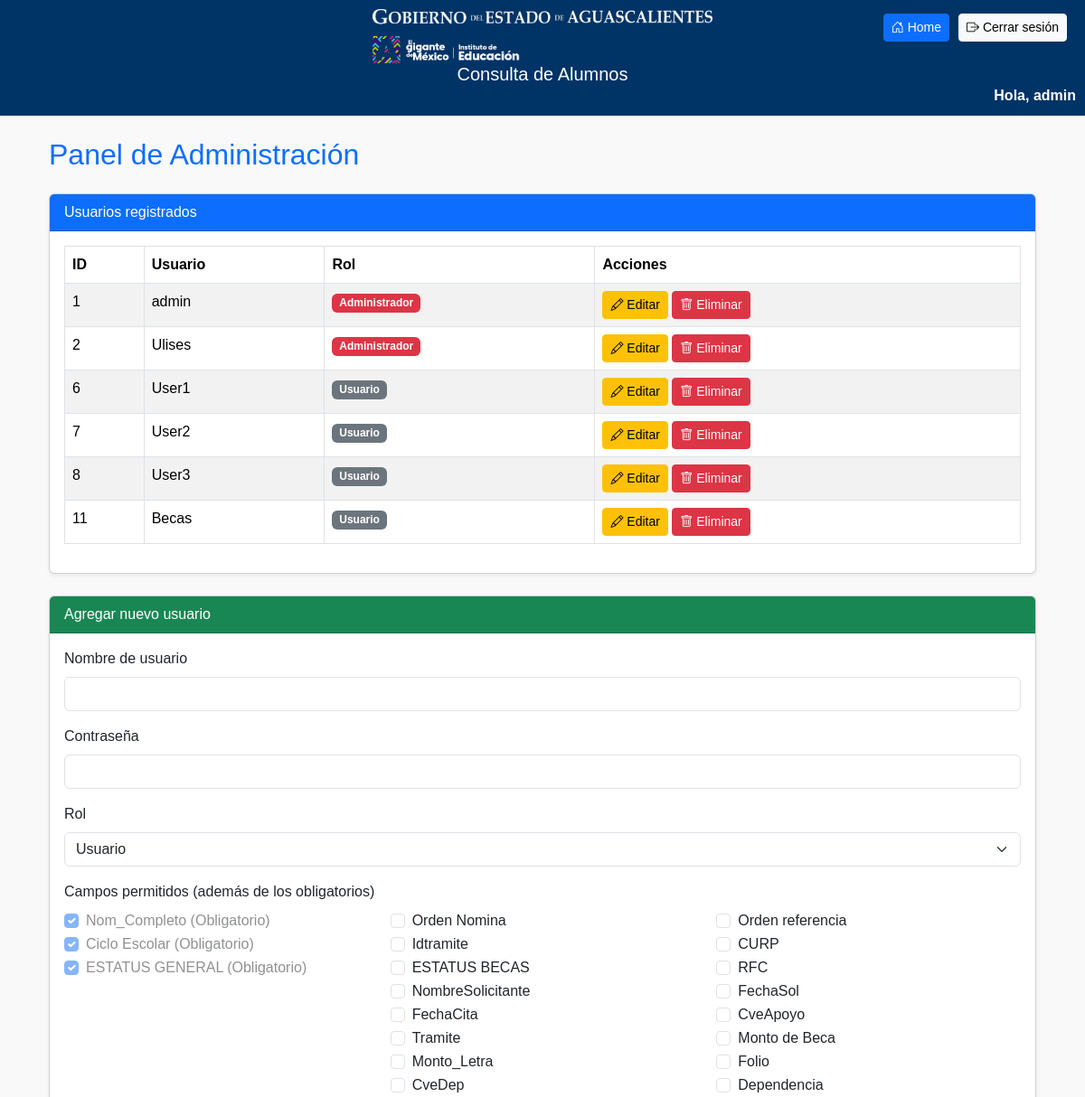
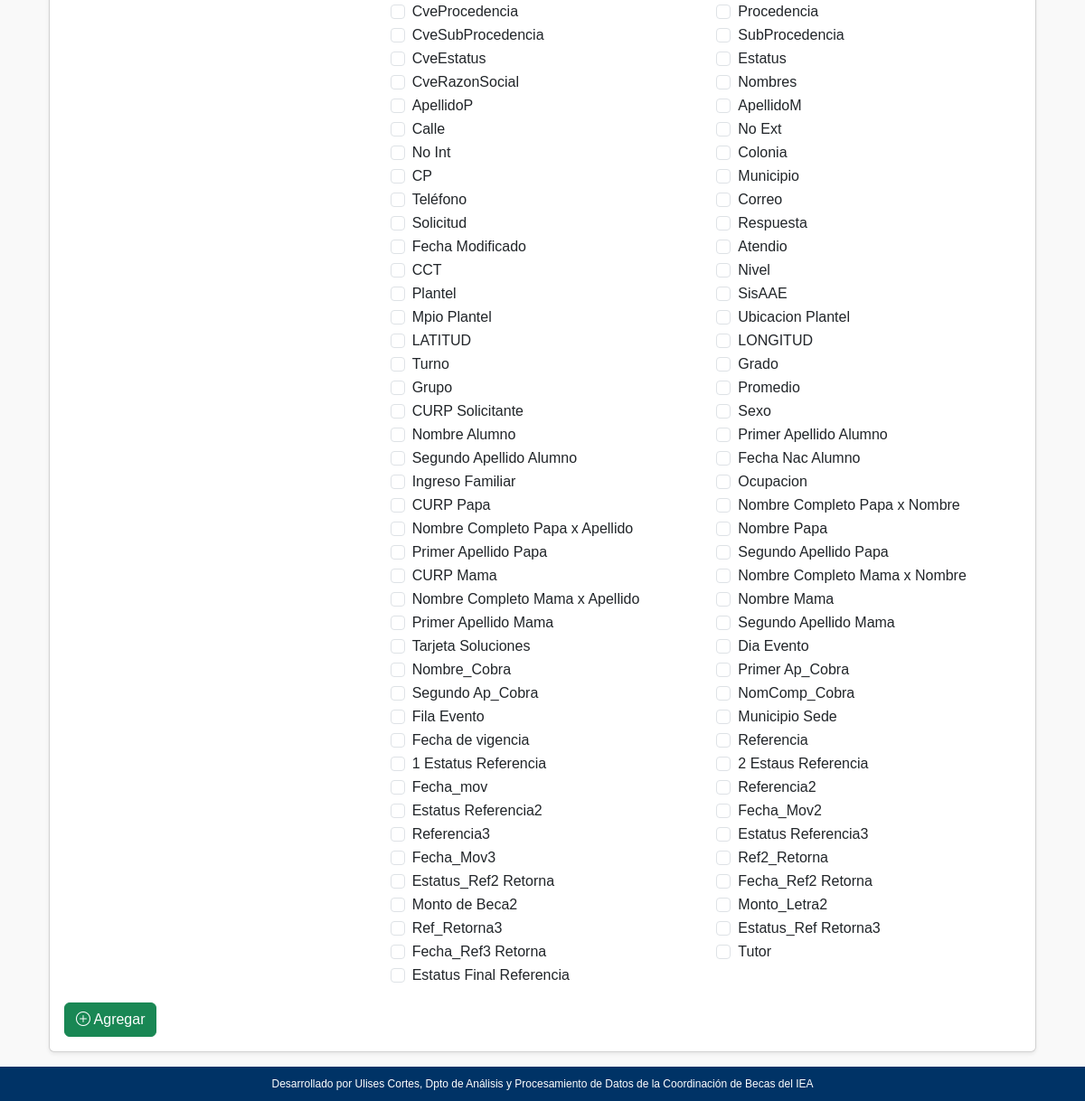
Page /admin (signed in) on the committed database (2 pictures, top to bottom).
### tables this page shows
CREATE TABLE usuarios (
            id INTEGER PRIMARY KEY AUTOINCREMENT,
            usuario TEXT NOT NULL UNIQUE,
            password TEXT NOT NULL,
            rol TEXT NOT NULL
        , campos_permitidos TEXT);

### app.py (the view)
@app.route("/admin")
@admin_required
def admin_panel():
    conn = get_db_connection()
    usuarios = conn.execute("SELECT * FROM usuarios").fetchall()
    conn.close()
    return render_template("admin.html", usuarios=usuarios)

### app.py (called while the page is built)
def get_db_connection():
    conn = sqlite3.connect("usuarios.db")
    conn.row_factory = sqlite3.Row
    return conn

def admin_required(f):
    @wraps(f)
    def decorated_function(*args, **kwargs):
        rol_sesion = session.get("rol", "").strip().lower()
        if "usuario" not in session or rol_sesion != "admin":
            flash("Acceso no autorizado. Solo administradores.", "danger")
            return redirect(url_for("home"))
        return f(*args, **kwargs)
    return decorated_function

### templates/admin.html (shortened to what this page needs)
{% extends "base.html" %}
{% block content %}
<div class="container mt-4">
    <h2 class="text-primary mb-4">Panel de Administración</h2>
    <div class="card shadow-sm mb-4">
        <div class="card-header bg-primary text-white">
            Usuarios registrados
        </div>
        <div class="card-body">
            <table class="table table-bordered table-striped">
                <thead>
                    <tr>
                        <th>ID</th>
                        <th>Usuario</th>
                        <th>Rol</th>
                        <th>Acciones</th>
                    </tr>
                </thead>
                <tbody>
                    {% for usuario in usuarios %}
                    <tr>
                        <td>{{ usuario['id'] }}</td>
                        <td>{{ usuario['usuario'] }}</td>
                        <td>
                            {% if usuario['rol'] == 'admin' %}
                                <span class="badge bg-danger">Administrador</span>
                            {% else %}
                                <span class="badge bg-secondary">Usuario</span>
                            {% endif %}
                        </td>
                        <td>
                            <a href="{{ url_for('editar_usuario', id=usuario['id']) }}" class="btn btn-sm btn-warning">
                                <i class="bi bi-pencil"></i> Editar
                            </a>
                            <a href="{{ url_for('eliminar_usuario', id=usuario['id']) }}" class="btn btn-sm btn-danger" onclick="return confirm('¿Seguro que deseas eliminar este usuario?')">
                                <i class="bi bi-trash"></i> Eliminar
                            </a>
                        </td>
                    </tr>
                    {% endfor %}
                </tbody>
            </table>
        </div>
    </div>
    <div class="card shadow-sm">
        <div class="card-header bg-success text-white">
            Agregar nuevo usuario
        </div>
        <div class="card-body">
            <form method="POST" action="{{ url_for('agregar_usuario') }}">
                <div class="mb-3">
                    <label for="usuario" class="form-label">Nombre de usuario</label>
                    <input type="text" class="form-control" name="usuario" id="usuario" required>
                </div>
                <div class="mb-3">
                    <label for="password" class="form-label">Contraseña</label>
                    <input type="password" class="form-control" name="password" id="password" required>
                </div>
                <div class="mb-3">
                    <label for="rol" class="form-label">Rol</label>
                    <select name="rol" id="rol" class="form-select">
                        <option value="usuario">Usuario</option>
                    </select>
                </div>
                <div class="mb-3">
                    <label class="form-label">Campos permitidos (además de los obligatorios)</label>
                    <div class="row">
                        <div class="col-md-4">
                            <div class="form-check">
                                <input class="form-check-input" type="checkbox" checked disabled>
                                <label class="form-check-label">Nom_Completo (Obligatorio)</label>
                            </div>
                            <div class="form-check">
                                <input class="form-check-input" type="checkbox" checked disabled>
                                <label class="form-check-label">Ciclo Escolar (Obligatorio)</label>
                            </div>
                            <div class="form-check">
                                <input class="form-check-input" type="checkbox" checked disabled>
                                <label class="form-check-label">ESTATUS GENERAL (Obligatorio)</label>
                            </div>
                        </div>
                        <div class="col-md-8">
                            <div class="row">
                                {% for campo in campos %}
                                <div class="col-md-6">
                                    <div class="form-check">
                                        <input class="form-check-input" type="checkbox" name="campos_permitidos" value="{{ campo }}">
                                        <label class="form-check-label">{{ campo }}</label>
                                    </div>
                                </div>
                                {% endfor %}
                            </div>
                        </div>
                    </div>
                </div>
                <button type="submit" class="btn btn-success">
                    <i class="bi bi-plus-circle"></i> Agregar
                </button>
            </form>
        </div>
    </div>
    <div class="mt-3">
        <a href="{{ url_for('home') }}" class="btn btn-secondary">
        </a>
    </div>
</div>
<link rel="stylesheet" href="https://cdn.jsdelivr.net/npm/bootstrap-icons@1.11.0/font/bootstrap-icons.css">
{% endblock %}

### templates/base.html (shortened to what this page needs)
<!DOCTYPE html>
<html lang="es">
<head>
    <link rel="stylesheet" href="https://cdn.jsdelivr.net/npm/bootstrap@5.3.2/dist/css/bootstrap.min.css">
</head>
<body>
    <div class="header">
        <img src="{{ url_for('static', filename='logo_iea.png') }}" alt="IEA">
        <h1>{% block header %}Consulta de Alumnos{% endblock %}</h1>
        {% if session.get("usuario") %}
<div class="header-buttons">
    <a href="{{ url_for('home') }}" class="btn btn-sm btn-primary">
        <i class="bi bi-house-door"></i> Home
    </a>
    <a href="{{ url_for('logout') }}" class="btn btn-sm btn-light">
        <i class="bi bi-box-arrow-right"></i> Cerrar sesión
    </a>
</div>
<div class="text-end text-white fw-bold" style="font-size:1.0rem; margin-top:0px; margin-right:0;">
    Hola, {{ session.get("usuario") }}
</div>
{% endif %}
    </div>
    <div class="container mt-4">
        {% block content %}{% endblock %}
    </div>
    <footer>
        Desarrollado por Ulises Cortes, Dpto de Análisis y Procesamiento de Datos de la Coordinación de Becas del IEA
    </footer>
    <link rel="stylesheet" href="https://cdn.jsdelivr.net/npm/bootstrap-icons@1.11.0/font/bootstrap-icons.css">
</body>
</html>

### templates/base.html (style rules this page uses)
body { font-family: Arial, sans-serif; background: #f9f9f9; margin:0; padding:0; }
.header { background-color: #003366; color: white; padding: 10px; text-align: center; position: relative; }
.header img { height: 60px; vertical-align: middle; }
.header h1 { font-size: 20px; margin: 0; }
.header-buttons { position: absolute; top: 15px; right: 20px; display: flex; gap: 10px; }
footer { background-color: #003366; color: white; text-align:center; padding:10px 0; font-size:12px; position:fixed; bottom:0; width:100%; }

### rows in the picture
usuarios: id "1", usuario "admin", rol "Administrador"
usuarios: id "2", usuario "Ulises", rol "Administrador"
usuarios: id "6", usuario "User1", rol "Usuario"
usuarios: id "7", usuario "User2", rol "Usuario"
usuarios: id "8", usuario "User3", rol "Usuario"
usuarios: id "11", usuario "Becas", rol "Usuario"

### other values in the picture
{{ session.get("usuario") }} "admin"
{{ campo }} "Orden Nomina" "Orden referencia" "Idtramite" "CURP" "ESTATUS BECAS" "RFC" "NombreSolicitante" "FechaSol" "FechaCita" "CveApoyo" "Tramite" "Monto de Beca" "Monto_Letra" "Folio" "CveDep" "Dependencia" "CveProcedencia" "Procedencia" "CveSubProcedencia" "SubProcedencia" "CveEstatus" "Estatus" "CveRazonSocial" "Nombres" "ApellidoP" "ApellidoM" "Calle" "No Ext" "No Int" "Colonia" "CP" "Municipio" "Teléfono" "Correo" "Solicitud" "Respuesta" "Fecha Modificado" "Atendio" "CCT" "Nivel" "Plantel" "SisAAE" "Mpio Plantel" "Ubicacion Plantel" "LATITUD" "LONGITUD" "Turno" "Grado" "Grupo" "Promedio" "CURP Solicitante" "Sexo" "Nombre Alumno" "Primer Apellido Alumno" "Segundo Apellido Alumno" "Fecha Nac Alumno" "Ingreso Familiar" "Ocupacion" "CURP Papa" "Nombre Completo Papa x Nombre" "Nombre Completo Papa x Apellido" "Nombre Papa" "Primer Apellido Papa" "Segundo Apellido Papa" "CURP Mama" "Nombre Completo Mama x Nombre" "Nombre Completo Mama x Apellido" "Nombre Mama" "Primer Apellido Mama" "Segundo Apellido Mama" "Tarjeta Soluciones" "Dia Evento" "Nombre_Cobra" "Primer Ap_Cobra" "Segundo Ap_Cobra" "NomComp_Cobra" "Fila Evento" "Municipio Sede" "Fecha de vigencia" "Referencia" "1 Estatus Referencia" "2 Estaus Referencia" "Fecha_mov" "Referencia2" "Estatus Referencia2" "Fecha_Mov2" "Referencia3" "Estatus Referencia3" "Fecha_Mov3" "Ref2_Retorna" "Estatus_Ref2 Retorna" "Fecha_Ref2 Retorna" "Monto de Beca2" "Monto_Letra2" "Ref_Retorna3" "Estatus_Ref Retorna3" "Fecha_Ref3 Retorna" "Tutor" "Estatus Final Referencia"
